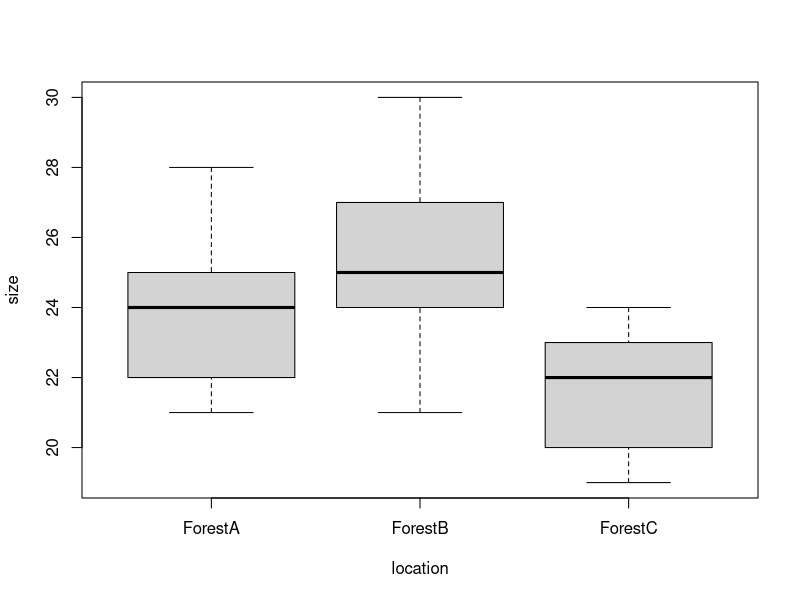

Here is the R script that generated this plot:
## ---- chunk 1
knitr::opts_chunk$set(warning = FALSE, message = FALSE)
## ---- chunk 2
size <- c(25, 22, 28, 24, 26, 24, 22, 21, 23, 25, 26, 
          30, 25, 24, 21, 27, 28, 23, 25, 24, 20, 22, 
          24, 23, 22, 24, 20, 19, 21, 22) 

location <- as.factor(c(rep("ForestA", 10), 
                        rep("ForestB", 10), 
                        rep("ForestC", 10)))

my.dataframe <- data.frame(size, location)
my.dataframe
## ---- chunk 3
plot(size ~ location, data = my.dataframe)
## ---- chunk 4
library(car)

shapiro.test(my.dataframe$size[location == "ForestA"])
shapiro.test(my.dataframe$size[location == "ForestB"])
shapiro.test(my.dataframe$size[location == "ForestC"])

leveneTest(size ~ location, data = my.dataframe, center = mean)

## ---- chunk 5
results <- aov(size ~ location, data = my.dataframe)
summary(results)
## ---- chunk 6
kruskal.test(size ~ location, data = my.dataframe)
